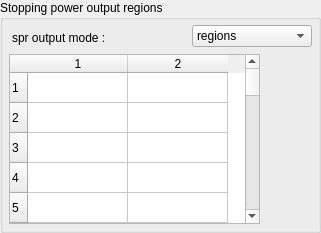
            <widget class="QGroupBox" name="SPRRegGroupBox">
             <property name="enabled">
              <bool>true</bool>
             </property>
             <property name="title">
              <string>Stopping power output regions</string>
             </property>
             <widget class="QComboBox" name="sproutComboBox">
              <property name="geometry">
               <rect>
                <x>192</x>
                <y>25</y>
                <width>120</width>
                <height>22</height>
               </rect>
              </property>
              <property name="toolTip">
               <string>define output mode for stopping power ratios</string>
              </property>
              <property name="whatsThis">
               <string>define output mode for stopping power ratios</string>
              </property>
              <item>
               <property name="text">
                <string>regions</string>
               </property>
              </item>
              <item>
               <property name="text">
                <string>slabs/cylinders</string>
               </property>
              </item>
             </widget>
             <widget class="QLabel" name="sproutTextLabel">
              <property name="geometry">
               <rect>
                <x>12</x>
                <y>25</y>
                <width>170</width>
                <height>25</height>
               </rect>
              </property>
              <property name="toolTip">
               <string>define output mode for stopping power ratios</string>
              </property>
              <property name="whatsThis">
               <string>define output mode for stopping power ratios</string>
              </property>
              <property name="text">
               <string>spr output mode :</string>
              </property>
              <property name="wordWrap">
               <bool>false</bool>
              </property>
             </widget>
             <widget class="QTableWidget" name="sproutTable">
              <property name="geometry">
               <rect>
                <x>9</x>
                <y>54</y>
                <width>251</width>
                <height>170</height>
               </rect>
              </property>
              <property name="toolTip">
               <string>Enter regions in which stopping power ratios are to be output.</string>
              </property>
              <property name="whatsThis">
               <string>Enter regions in which stopping power ratios are to be output.</string>
              </property>
              <property name="rowCount">
               <number>50</number>
              </property>
              <property name="ColumnCount" stdset="0">
               <number>2</number>
              </property>
              <row>
               <property name="text">
                <string>1</string>
               </property>
              </row>
              <row>
               <property name="text">
                <string>2</string>
               </property>
              </row>
              <row>
               <property name="text">
                <string>3</string>
               </property>
              </row>
              <row>
               <property name="text">
                <string>4</string>
               </property>
              </row>
              <row>
               <property name="text">
                <string>5</string>
               </property>
              </row>
              <row>
               <property name="text">
                <string>6</string>
               </property>
              </row>
              <row>
               <property name="text">
                <string>7</string>
               </property>
              </row>
              <row>
               <property name="text">
                <string>8</string>
               </property>
              </row>
              <row>
               <property name="text">
                <string>9</string>
               </property>
              </row>
              <row>
               <property name="text">
                <string>10</string>
               </property>
              </row>
              <row>
               <property name="text">
                <string>11</string>
               </property>
              </row>
              <row>
               <property name="text">
                <string>12</string>
               </property>
              </row>
              <row>
               <property name="text">
                <string>13</string>
               </property>
              </row>
              <row>
               <property name="text">
                <string>14</string>
               </property>
              </row>
              <row>
               <property name="text">
                <string>15</string>
               </property>
              </row>
              <row>
               <property name="text">
                <string>16</string>
               </property>
              </row>
              <row>
               <property name="text">
                <string>17</string>
               </property>
              </row>
              <row>
               <property name="text">
                <string>18</string>
               </property>
              </row>
              <row>
               <property name="text">
                <string>19</string>
               </property>
              </row>
              <row>
               <property name="text">
                <string>20</string>
               </property>
              </row>
              <row>
               <property name="text">
                <string>21</string>
               </property>
              </row>
              <row>
               <property name="text">
                <string>22</string>
               </property>
              </row>
              <row>
               <property name="text">
                <string>23</string>
               </property>
              </row>
              <row>
               <property name="text">
                <string>24</string>
               </property>
              </row>
              <row>
               <property name="text">
                <string>25</string>
               </property>
              </row>
              <row>
               <property name="text">
                <string>26</string>
               </property>
              </row>
              <row>
               <property name="text">
                <string>27</string>
               </property>
              </row>
              <row>
               <property name="text">
                <string>28</string>
               </property>
              </row>
              <row>
               <property name="text">
                <string>29</string>
               </property>
              </row>
              <row>
               <property name="text">
                <string>30</string>
               </property>
              </row>
              <row>
               <property name="text">
                <string>31</string>
               </property>
              </row>
              <row>
               <property name="text">
                <string>32</string>
               </property>
              </row>
              <row>
               <property name="text">
                <string>33</string>
               </property>
              </row>
              <row>
               <property name="text">
                <string>34</string>
               </property>
              </row>
              <row>
               <property name="text">
                <string>35</string>
               </property>
              </row>
              <row>
               <property name="text">
                <string>36</string>
               </property>
              </row>
              <row>
               <property name="text">
                <string>37</string>
               </property>
              </row>
              <row>
               <property name="text">
                <string>38</string>
               </property>
              </row>
              <row>
               <property name="text">
                <string>39</string>
               </property>
              </row>
              <row>
               <property name="text">
                <string>40</string>
               </property>
              </row>
              <row>
               <property name="text">
                <string>41</string>
               </property>
              </row>
              <row>
               <property name="text">
                <string>42</string>
               </property>
              </row>
              <row>
               <property name="text">
                <string>43</string>
               </property>
              </row>
              <row>
               <property name="text">
                <string>44</string>
               </property>
              </row>
              <row>
               <property name="text">
                <string>45</string>
               </property>
              </row>
              <row>
               <property name="text">
                <string>46</string>
               </property>
              </row>
              <row>
               <property name="text">
                <string>47</string>
               </property>
              </row>
              <row>
               <property name="text">
                <string>48</string>
               </property>
              </row>
              <row>
               <property name="text">
                <string>49</string>
               </property>
              </row>
              <row>
               <property name="text">
                <string>50</string>
               </property>
              </row>
              <column>
               <property name="text">
                <string>1</string>
               </property>
              </column>
              <column>
               <property name="text">
                <string>2</string>
               </property>
              </column>
             </widget>
            </widget>
